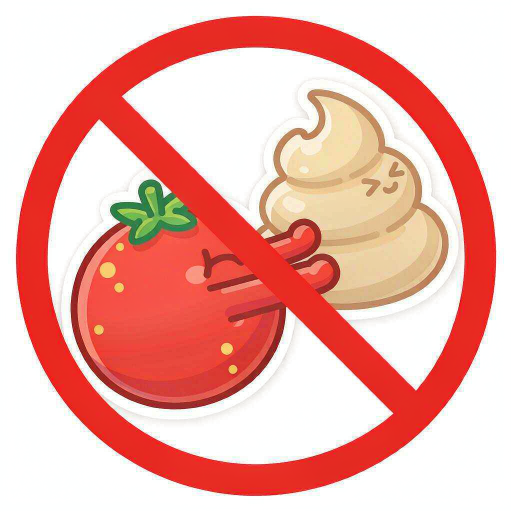
#> input picture icon_drafts/Kawaii_cartoon_style_app_icon__2026-10-28T07-29-59.png, 1024 x 1024 px (shown at 1/2 size)
$ python gen_icons.py
#> lines starting #> are read from the running program, lines starting #| are printed output that depends on the picture; after the words box and inside, x2 and y2 are one past the last pixel; in counts of white or black regions, pixels touching at a corner belong together
# -*- coding: utf-8 -*-
"""生成 HongGuoEnhance 桌面图标资源（基于用户选定的卡通贴纸风西红柿图）"""
from PIL import Image, ImageDraw, ImageOps
import os

SRC = os.path.join(os.path.dirname(__file__), "Kawaii_cartoon_style_app_icon__2026-10-28T07-29-59.png")
RES = os.path.normpath(os.path.join(os.path.dirname(__file__), "..", "app", "src", "main", "res"))

src = Image.open(SRC).convert("RGBA")
print("source:", src.size)
#| source: (1024, 1024)

# 各密度对应的像素尺寸（dp 基准 48px/mdpi）
LAUNCHER = {"mdpi": 48, "hdpi": 72, "xhdpi": 96, "xxhdpi": 144, "xxxhdpi": 192}
# 自适应图标前景画布为 108dp
FOREGROUND = {"mdpi": 108, "hdpi": 162, "xhdpi": 216, "xxhdpi": 324, "xxxhdpi": 432}
# 前景内容缩放比例：自适应图标安全区为 66/108，留少量余量取 0.64
FG_SCALE = 0.64


def save_webp(img, density, name):
    d = os.path.join(RES, "mipmap-" + density)
    os.makedirs(d, exist_ok=True)
    path = os.path.join(d, name)
    img.save(path, "WEBP", quality=90)
    print("write:", path, img.size)


# 1) 普通启动图标：整图直接缩放
for density, size in LAUNCHER.items():
    img = src.resize((size, size), Image.LANCZOS)
    save_webp(img, density, "ic_launcher.webp")

# 2) 圆形启动图标：白色圆形底 + 内接正方形放置整图，保证禁止圈完整
for density, size in LAUNCHER.items():
    canvas = Image.new("RGBA", (size, size), (0, 0, 0, 0))
    mask = Image.new("L", (size, size), 0)
    ImageDraw.Draw(mask).ellipse((0, 0, size - 1, size - 1), fill=255)
    white = Image.new("RGBA", (size, size), (255, 255, 255, 255))
    canvas.paste(white, (0, 0), mask)
    side = round(size / (2 ** 0.5))
    img = src.resize((side, side), Image.LANCZOS)
    off = (size - side) // 2
    canvas.paste(img, (off, off))
    r, g, b, a = canvas.split()
    canvas = Image.composite(canvas, Image.new("RGBA", canvas.size, (0, 0, 0, 0)), mask)
    save_webp(canvas, density, "ic_launcher_round.webp")
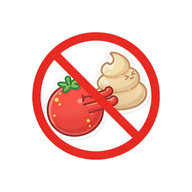
#> canvas: PIL image 192x192 RGBA; mean R, G, B, A 192.4, 161.2, 157, 200.2; transparent parts drawn white
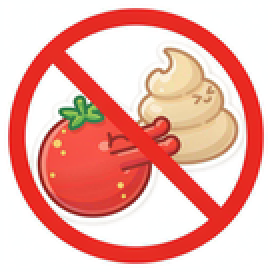
#> img: PIL image 136x136 RGBA (shown 2 times larger); mean R, G, B, A 239.4, 177.2, 168.9, 255
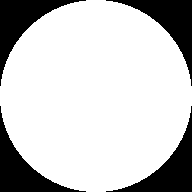
#> mask: PIL image 192x192 L; 78.5% white; 4 black regions, box (x1, y1, x2, y2) and area: (0, 0, 86, 86) 1980, (106, 0, 192, 86) 1980, (0, 106, 86, 192) 1980, (106, 106, 192, 192) 1980
#> white: PIL image 192x192 RGBA; every value is 255

# 3) 自适应图标前景：108dp 画布，内容缩进安全区，避免禁止圈被启动器蒙版裁切
for density, size in FOREGROUND.items():
    canvas = Image.new("RGBA", (size, size), (0, 0, 0, 0))
    inner = round(size * FG_SCALE)
    img = src.resize((inner, inner), Image.LANCZOS)
    off = (size - inner) // 2
    canvas.paste(img, (off, off))
    save_webp(canvas, density, "ic_launcher_foreground.webp")
#> this loop made 5 passes
#> pass 1, `img = src.resize((inner, inner), Image.LANCZOS)`:
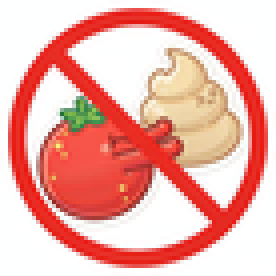
#> img: PIL image 69x69 RGBA (shown 4 times larger); mean R, G, B, A 239.4, 176.6, 168.4, 255
#> pass 1, in save_webp (call 11), `img.save(path, "WEBP", quality=90)`:
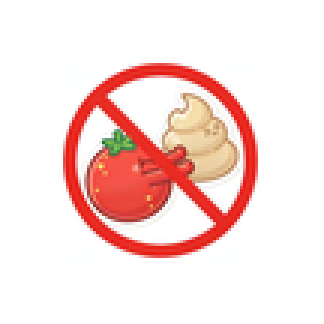
#> saved as ic_launcher_foreground.webp: PIL image 108x108 RGBA (shown 3 times larger); mean R, G, B, A 97.7, 72.1, 68.7, 104.1; transparent parts drawn white
#> after the loop:
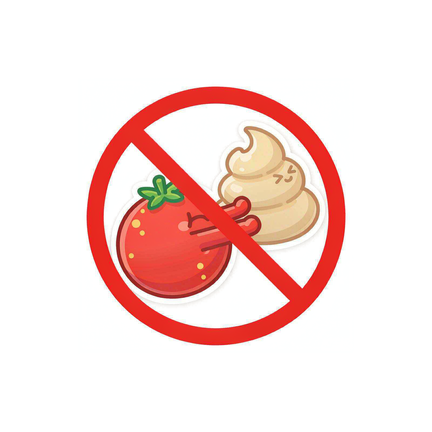
#> canvas: PIL image 432x432 RGBA; mean R, G, B, A 97.7, 72.4, 69, 104.1; transparent parts drawn white
#> after the loop:
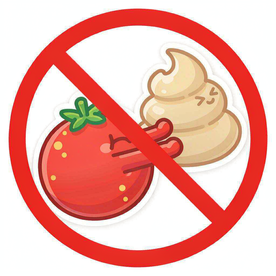
#> img: PIL image 276x276 RGBA; mean R, G, B, A 239.5, 177.4, 169.1, 255

print("done")
